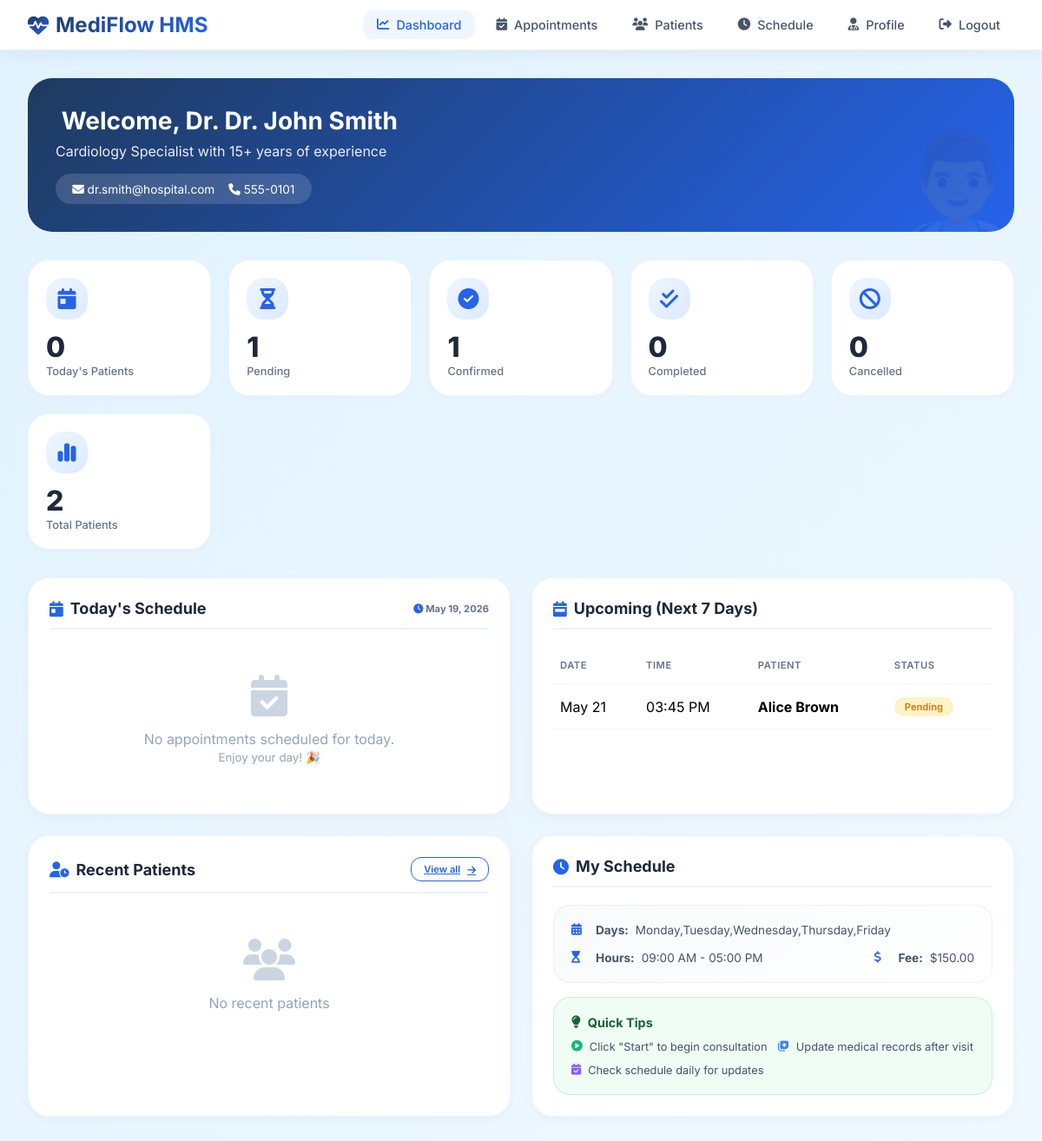
The page /doctor/dashboard.php (signed in) on the database its author committed.
### tables this page shows
CREATE TABLE doctors (
    id INT PRIMARY KEY AUTO_INCREMENT,
    user_id INT UNIQUE,
    specialization VARCHAR(100),
    qualification VARCHAR(200),
    experience_years INT,
    consultation_fee DECIMAL(10, 2),
    available_days VARCHAR(100),
    available_time_start TIME,
    available_time_end TIME,
    FOREIGN KEY (user_id) REFERENCES users(id) ON DELETE CASCADE
);

CREATE TABLE users (
    id INT PRIMARY KEY AUTO_INCREMENT,
    username VARCHAR(50) UNIQUE NOT NULL,
    email VARCHAR(100) UNIQUE NOT NULL,
    password VARCHAR(255) NOT NULL,
    full_name VARCHAR(100) NOT NULL,
    phone VARCHAR(20),
    address TEXT,
    role ENUM('patient', 'doctor', 'admin') DEFAULT 'patient',
    is_active BOOLEAN DEFAULT TRUE,
    created_at TIMESTAMP DEFAULT CURRENT_TIMESTAMP,
    last_login TIMESTAMP NULL,
    reset_token VARCHAR(255) NULL,
    reset_token_expiry DATETIME NULL,
    email_verified BOOLEAN DEFAULT FALSE
);

CREATE TABLE appointments (
    id INT PRIMARY KEY AUTO_INCREMENT,
    patient_id INT,
    doctor_id INT,
    appointment_date DATE NOT NULL,
    appointment_time TIME NOT NULL,
    status ENUM('pending', 'confirmed', 'completed', 'cancelled') DEFAULT 'pending',
    symptoms TEXT,
    notes TEXT,
    created_at TIMESTAMP DEFAULT CURRENT_TIMESTAMP,
    updated_at TIMESTAMP DEFAULT CURRENT_TIMESTAMP ON UPDATE CURRENT_TIMESTAMP,
    FOREIGN KEY (patient_id) REFERENCES users(id) ON DELETE CASCADE,
    FOREIGN KEY (doctor_id) REFERENCES doctors(id) ON DELETE CASCADE,
    UNIQUE KEY unique_appointment (doctor_id, appointment_date, appointment_time)
);

### includes/SessionManager.php (called while the page is built, shortened)
<?php
class SessionManager {
    public static function getUserId() {
        return $_SESSION['user_id'] ?? null;
    }
    public static function getFullName() {
        return $_SESSION['full_name'] ?? null;
    }
}
?>

### doctor/dashboard.php (the view, shortened to what this page needs)
<?php
require_once '../includes/SessionManager.php';
$database = new Database();
$db = $database->getConnection();
$user_id = SessionManager::getUserId();
$doctor_name = SessionManager::getFullName();
$doctorQuery = "SELECT d.*, u.email, u.phone FROM doctors d
                JOIN users u ON d.user_id = u.id
                WHERE d.user_id = :user_id";
$stmt = $db->prepare($doctorQuery);
$stmt->bindParam(':user_id', $user_id);
$stmt->execute();
$doctor = $stmt->fetch(PDO::FETCH_ASSOC);
$statsQuery = "SELECT
    COUNT(*) as total,
    COUNT(CASE WHEN status = 'pending' THEN 1 END) as pending,
    COUNT(CASE WHEN status = 'confirmed' THEN 1 END) as confirmed,
    COUNT(CASE WHEN status = 'completed' THEN 1 END) as completed,
    COUNT(CASE WHEN status = 'cancelled' THEN 1 END) as cancelled,
    COUNT(CASE WHEN DATE(appointment_date) = CURDATE() AND status IN ('confirmed', 'pending') THEN 1 END) as today
    FROM appointments WHERE doctor_id = :doctor_id";
$stmt = $db->prepare($statsQuery);
$stmt->bindParam(':doctor_id', $doctor['id']);
$stmt->execute();
$stats = $stmt->fetch(PDO::FETCH_ASSOC);
$todayQuery = "SELECT a.*, u.full_name as patient_name, u.phone, u.email
               FROM appointments a
               JOIN users u ON a.patient_id = u.id
               WHERE a.doctor_id = :doctor_id AND a.appointment_date = CURDATE()
               ORDER BY a.appointment_time ASC";
$stmt = $db->prepare($todayQuery);
$stmt->bindParam(':doctor_id', $doctor['id']);
$stmt->execute();
$today_appointments = $stmt->fetchAll(PDO::FETCH_ASSOC);
$upcomingQuery = "SELECT a.*, u.full_name as patient_name, u.phone, u.email
                  FROM appointments a
                  JOIN users u ON a.patient_id = u.id
                  WHERE a.doctor_id = :doctor_id
                  AND a.appointment_date > CURDATE()
                  AND a.appointment_date <= DATE_ADD(CURDATE(), INTERVAL 7 DAY)
                  AND a.status IN ('pending', 'confirmed')
                  ORDER BY a.appointment_date ASC, a.appointment_time ASC
                  LIMIT 5";
$stmt = $db->prepare($upcomingQuery);
$stmt->bindParam(':doctor_id', $doctor['id']);
$stmt->execute();
$upcoming_appointments = $stmt->fetchAll(PDO::FETCH_ASSOC);
$recentPatientsQuery = "SELECT DISTINCT u.id, u.full_name, u.phone, u.email, a.appointment_date
                        FROM appointments a
                        JOIN users u ON a.patient_id = u.id
                        WHERE a.doctor_id = :doctor_id AND a.status = 'completed'
                        ORDER BY a.appointment_date DESC
                        LIMIT 5";
$stmt = $db->prepare($recentPatientsQuery);
$stmt->bindParam(':doctor_id', $doctor['id']);
$stmt->execute();
$recent_patients = $stmt->fetchAll(PDO::FETCH_ASSOC);
?>
<!DOCTYPE html>
<html lang="en">
<head>
    <link rel="stylesheet" href="https://cdnjs.cloudflare.com/ajax/libs/font-awesome/6.4.0/css/all.min.css">
</head>
<body>
    <nav class="navbar">
        <div class="navbar-container">
            <a href="dashboard.php" class="logo">
                <i class="fas fa-heartbeat"></i>
                <span>MediFlow HMS</span>
            </a>
            <ul class="nav-menu">
                <li><a href="dashboard.php" class="nav-link active"><i class="fas fa-chart-line"></i> Dashboard</a></li>
                <li><a href="appointments.php" class="nav-link"><i class="fas fa-calendar-check"></i> Appointments</a></li>
                <li><a href="patients.php" class="nav-link"><i class="fas fa-users"></i> Patients</a></li>
                <li><a href="schedule.php" class="nav-link"><i class="fas fa-clock"></i> Schedule</a></li>
                <li><a href="profile.php" class="nav-link"><i class="fas fa-user-md"></i> Profile</a></li>
                <li><a href="../logout.php" class="nav-link"><i class="fas fa-sign-out-alt"></i> Logout</a></li>
            </ul>
        </div>
    </nav>
    <div class="container">
        <div class="fade-in">
            <div class="welcome-banner">
                <h2><i class="fas fa-waveform"></i> Welcome, Dr. <?php echo htmlspecialchars($doctor_name); ?></h2>
                <p><?php echo htmlspecialchars($doctor['specialization']); ?> Specialist with <?php echo $doctor['experience_years']; ?>+ years of experience</p>
                <div class="doctor-badge">
                    <span><i class="fas fa-envelope"></i> <?php echo htmlspecialchars($doctor['email']); ?></span>
                    <span><i class="fas fa-phone"></i> <?php echo htmlspecialchars($doctor['phone'] ?? 'N/A'); ?></span>
                </div>
            </div>
            <div class="stats-grid">
                <div class="stat-card">
                    <div class="stat-icon"><i class="fas fa-calendar-day"></i></div>
                    <div class="stat-number"><?php echo $stats['today'] ?? 0; ?></div>
                    <div class="stat-label">Today's Patients</div>
                </div>
                <div class="stat-card">
                    <div class="stat-icon"><i class="fas fa-hourglass-half"></i></div>
                    <div class="stat-number"><?php echo $stats['pending'] ?? 0; ?></div>
                    <div class="stat-label">Pending</div>
                </div>
                <div class="stat-card">
                    <div class="stat-icon"><i class="fas fa-check-circle"></i></div>
                    <div class="stat-number"><?php echo $stats['confirmed'] ?? 0; ?></div>
                    <div class="stat-label">Confirmed</div>
                </div>
                <div class="stat-card">
                    <div class="stat-icon"><i class="fas fa-check-double"></i></div>
                    <div class="stat-number"><?php echo $stats['completed'] ?? 0; ?></div>
                    <div class="stat-label">Completed</div>
                </div>
                <div class="stat-card">
                    <div class="stat-icon"><i class="fas fa-ban"></i></div>
                    <div class="stat-number"><?php echo $stats['cancelled'] ?? 0; ?></div>
                    <div class="stat-label">Cancelled</div>
                </div>
                <div class="stat-card">
                    <div class="stat-icon"><i class="fas fa-chart-simple"></i></div>
                    <div class="stat-number"><?php echo $stats['total'] ?? 0; ?></div>
                    <div class="stat-label">Total Patients</div>
                </div>
            </div>
            <div class="dashboard-grid">
                <div class="card">
                    <div class="card-header">
                        <i class="fas fa-calendar-day"></i> Today's Schedule
                        <span style="margin-left: auto; font-size: 0.7rem; color: #64748b;">
                            <i class="fas fa-clock"></i> <?php echo date('F j, Y'); ?>
                        </span>
                    </div>
                    <?php if (count($today_appointments) > 0): ?>
                        <div class="table-container">
                            <table class="data-table">
                                <thead>
                                    <tr><th>Time</th><th>Patient</th><th>Status</th><th></th></tr>
                                </thead>
                                <tbody>
                                    <?php foreach ($today_appointments as $appointment): ?>
                                    <tr>
                                        <td><strong><?php echo date('h:i A', strtotime($appointment['appointment_time'])); ?></strong></td>
                                        <td>
                                            <strong><?php echo htmlspecialchars($appointment['patient_name']); ?></strong>
                                            <br><small style="color:#64748b;"><?php echo htmlspecialchars($appointment['email']); ?></small>
                                        </td>
                                        <td><span class="badge badge-<?php echo $appointment['status']; ?>"><i class="fas <?php echo $appointment['status'] == 'pending' ? 'fa-clock' : 'fa-check'; ?>"></i> <?php echo ucfirst($appointment['status']); ?></span></td>
                                        <td><button onclick="startConsultation(<?php echo $appointment['id']; ?>)" class="btn btn-primary btn-sm"><i class="fas fa-stethoscope"></i> Start</button></td>
                                    </tr>
                                    <?php endforeach; ?>
                                </tbody>
                            </table>
                        </div>
                    <?php else: ?>
                        <div class="empty-state">
                            <i class="fas fa-calendar-check"></i>
                            <p>No appointments scheduled for today.</p>
                            <small>Enjoy your day! 🎉</small>
                        </div>
                    <?php endif; ?>
                </div>
                <div class="card">
                    <div class="card-header">
                        <i class="fas fa-calendar-week"></i> Upcoming (Next 7 Days)
                    </div>
                    <?php if (count($upcoming_appointments) > 0): ?>
                        <div class="table-container">
                            <table class="data-table">
                                <thead>
                                    <tr><th>Date</th><th>Time</th><th>Patient</th><th>Status</th></tr>
                                </thead>
                                <tbody>
                                    <?php foreach ($upcoming_appointments as $appointment): ?>
                                    <tr>
                                        <td><?php echo date('M d', strtotime($appointment['appointment_date'])); ?></td>
                                        <td><?php echo date('h:i A', strtotime($appointment['appointment_time'])); ?></td>
                                        <td><strong><?php echo htmlspecialchars($appointment['patient_name']); ?></strong></td>
                                        <td><span class="badge badge-<?php echo $appointment['status']; ?>"><?php echo ucfirst($appointment['status']); ?></span></td>
                                    </tr>
                                    <?php endforeach; ?>
                                </tbody>
                            </table>
                        </div>
                    <?php endif; ?>
                </div>
            </div>
            <div class="dashboard-grid">
                <div class="card">
                    <div class="card-header">
                        <i class="fas fa-user-clock"></i> Recent Patients
                        <a href="patients.php" class="btn btn-outline btn-sm" style="margin-left: auto;">View all <i class="fas fa-arrow-right"></i></a>
                    </div>
                    <?php if (count($recent_patients) > 0): ?>
                        <div class="patient-list">
                            <?php foreach ($recent_patients as $patient): ?>
                            <div class="patient-item">
                                <div class="patient-info">
                                    <div class="patient-avatar"><?php echo strtoupper(substr($patient['full_name'], 0, 1)); ?></div>
                                    <div>
                                        <strong><?php echo htmlspecialchars($patient['full_name']); ?></strong>
                                        <br><small style="color:#64748b;">Last visit: <?php echo date('M d, Y', strtotime($patient['appointment_date'])); ?></small>
                                    </div>
                                </div>
                                <a href="patient-details.php?id=<?php echo $patient['id']; ?>" class="btn btn-outline btn-sm"><i class="fas fa-notes-medical"></i> View</a>
                            </div>
                            <?php endforeach; ?>
                        </div>
                    <?php else: ?>
                        <div class="empty-state">
                            <i class="fas fa-users"></i>
                            <p>No recent patients</p>
                        </div>
                    <?php endif; ?>
                </div>
                <div class="card">
                    <div class="card-header">
                        <i class="fas fa-clock"></i> My Schedule
                    </div>
                    <div class="schedule-info">
                        <div class="schedule-item"><i class="fas fa-calendar-alt"></i> <strong>Days:</strong> <?php echo htmlspecialchars($doctor['available_days']); ?></div>
                        <div class="schedule-item"><i class="fas fa-hourglass-start"></i> <strong>Hours:</strong> <?php echo date('h:i A', strtotime($doctor['available_time_start'])); ?> - <?php echo date('h:i A', strtotime($doctor['available_time_end'])); ?></div>
                        <div class="schedule-item"><i class="fas fa-dollar-sign"></i> <strong>Fee:</strong> $<?php echo number_format($doctor['consultation_fee'], 2); ?></div>
                    </div>
                    <div class="tips-section" style="margin-top: 1rem;">
                        <h4><i class="fas fa-lightbulb"></i> Quick Tips</h4>
                        <div class="tips-grid">
                            <div class="tip-item"><i class="fas fa-play-circle" style="color:#10b981;"></i> Click "Start" to begin consultation</div>
                            <div class="tip-item"><i class="fas fa-notes-medical" style="color:#3b82f6;"></i> Update medical records after visit</div>
                            <div class="tip-item"><i class="fas fa-calendar-check" style="color:#8b5cf6;"></i> Check schedule daily for updates</div>
                        </div>
                    </div>
                </div>
            </div>
        </div>
    </div>
</body>
</html>

### rows shown on the page
doctors: specialization "Cardiology", experience_years "15", user.email "dr.smith@hospital.com", user.phone "555-0101", available_days "Monday,Tuesday,Wednesday,Thursday,Friday", available_time_start "09:00 AM", available_time_end "05:00 PM", consultation_fee "150.00"
appointments: appointment_date "May 21", appointment_time "03:45 PM", patient.full_name "Alice Brown", status "Pending"

### other values the page prints
$doctor_name "Dr. John Smith"
$stats['today'] "0"
$stats['pending'] "1"
$stats['confirmed'] "1"
$stats['completed'] "0"
$stats['cancelled'] "0"
$stats['total'] "2"
